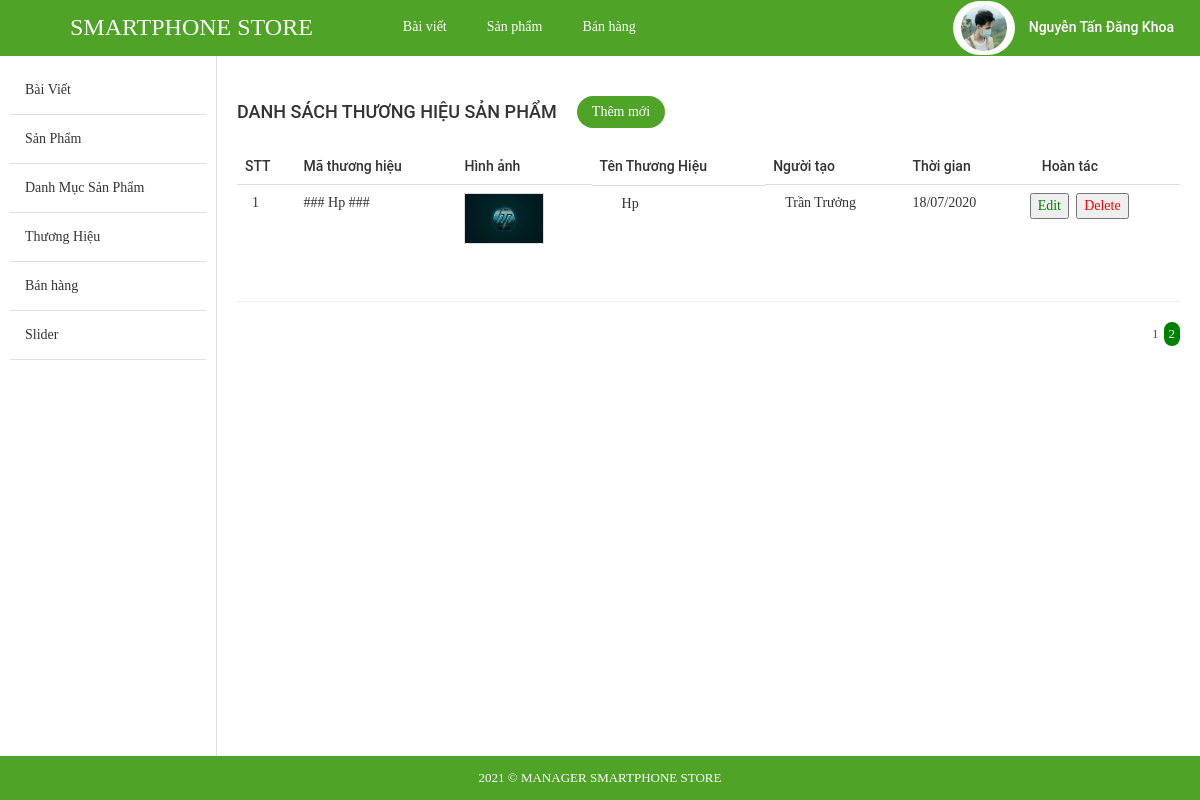
The app's page /store/admin/index.php?modules=brands&controllers=index&action=list&page=2 (signed in) with its own data.
### tables this page shows
CREATE TABLE `tbl_brand` (
  `id` int(11) NOT NULL,
  `name` varchar(255) NOT NULL,
  `code` varchar(255) NOT NULL,
  `image` varchar(255) NOT NULL,
  `description` text NOT NULL,
  `create_date` varchar(255) NOT NULL,
  `user` varchar(255) NOT NULL
);

### store/admin/libraries/database.php (called while the page is built, shortened)
<?php
function db_query($query_string) {
    global $conn;
    $result = mysqli_query($conn, $query_string);
    return $result;
}
function db_fetch_array($query_string) {
    $result = array();
    $mysqli_result = db_query($query_string);
    while ($row = mysqli_fetch_assoc($mysqli_result)) {
        $result[] = $row;
    }
    return $result;
}

### store/admin/modules/brands/models/indexModel.php (called while the page is built, shortened)
<?php
function getAll() {
	return db_fetch_array("SELECT * FROM `tbl_brand`");
}

### store/admin/modules/brands/controllers/indexController.php (called while the page is built, shortened)
<?php
function listAction() {
	$data_tmp = getAll();
	if(!empty($_GET['page'])){
		$page = $_GET['page'];
	}else{
		$page =1;
	}
	$numProduct = count($data_tmp);
	$productOnPage = 5;
	$num = ceil($numProduct/$productOnPage);
	$start = ($page - 1) * $productOnPage;
	$res =[];
	for ($i=$start; $i < $start+$productOnPage; $i++) {
		if(isset($data_tmp[$i]))
        $res[] = $data_tmp[$i];
	};
	$data = [$res, $num, $page];
	load_view('list',$data);
}

### store/admin/core/router.php (called while the page is built, shortened)
<?php
$action_name = get_action().'Action';
call_function(array('construct', $action_name));

### store/admin/core/appload.php (called while the page is built, shortened)
<?php
require CONFIGPATH . DIRECTORY_SEPARATOR . 'database.php';
require LIBPATH . DIRECTORY_SEPARATOR . 'database.php';
require COREPATH . DIRECTORY_SEPARATOR . 'base.php';
require COREPATH . DIRECTORY_SEPARATOR . 'router.php';

### store/admin/index.php (called while the page is built, shortened)
<?php
require COREPATH.DIRECTORY_SEPARATOR.'appload.php';

### store/admin/modules/brands/views/listView.php (the view, shortened to what this page needs)
<div id="main-content-wp" class="list-product-page">
    <div class="wrap clearfix">
        <div id="content" class="fl-right">
            <div class="section" id="title-page">
                <div class="clearfix">
                    <h3 id="index" class="fl-left">Danh Sách Thương Hiệu Sản Phẩm</h3>
                    <a href="?modules=brands&controllers=index&action=add" title="" id="add-new" class="fl-left">Thêm mới</a>
                </div>
            </div>
            <div class="section" id="detail-page">
                <div class="section-detail">
                    <div class="table-responsive">
                        <table class="table list-table-wp">
                            <thead>
                                <tr>
                                    <td><span class="thead-text">STT</span></td>
                                    <td><span class="thead-text">Mã thương hiệu</span></td>
                                    <td><span class="thead-text">Hình ảnh</span></td>
                                    <td><span class="thead-text">Tên Thương Hiệu</span></td>
                                    <td><span class="thead-text">Người tạo</span></td>
                                    <td><span class="thead-text">Thời gian</span></td>
                                    <td style="padding-left: 25px"><span class="thead-text">Hoàn tác</span></td>
                                </tr>
                            </thead>
                            <tbody>
                                <?php $i=0; if(!empty($data['0'])) foreach ($data['0'] as $key => $value) { $i++;?>
                                <tr>
                                    <td style="padding-left: 15px"><span class="tbody-text"><?php echo $i; ?></h3></span>
                                    <td><span class="tbody-text"><?php echo $value['code']; ?></h3></span>
                                    <td>
                                        <div class="tbody-thumb">
                                            <img src="<?php echo $value['image']; ?>" alt="">
                                        </div>
                                    </td>
                                    <td class="clearfix" style="padding-left:30px">
                                        <div class="tb-title fl-left">
                                            <h3><?php echo $value['name']; ?></h3>
                                        </div>
                                    </td>
                                    <td style="padding-left: 20px"><span class="tbody-text"><?php echo $value['user']; ?></span></td>
                                    <td><span class="tbody-text"><?php echo $value['create_date']; ?></span></td>
                                    <td  style="text-align: center;">
                                        <ul class="list-operation" style="clear: both; width:100px">
                                            <li style="float: left; width: 10px;">
                                                <a href="?modules=brands&controllers=index&action=edit&id=<?php echo $value['id']; ?>" title="Sửa" class="edit">
                                                <button style="color:green; margin-bottom:2px">Edit</button>
                                            </a></li>
                                            <li style="float: right; width: 1px;">
                                                <a href="?modules=brands&controllers=index&action=delete&id=<?php echo $value['id']; ?>" title="Xóa" class="delete">
                                                <button style="color:red; float:right">Delete</button>
                                            </a></li>
                                        </ul>
                                    </td>
                                </tr>
                                <?php }; ?>
                            </tbody>
                        </table>
                        <hr>
                    </div>
                </div>
            </div>
            <div class="section" id="paging-wp">
                <div class="section-detail clearfix">
                    <ul id="list-paging" class="fl-right">
                        <?php for ($i=1; $i <= $data['1'] ; $i++) { ?>
                        <li>
                            <a <?php if($i == $data['2']) echo 'style="background-color: green;color:white; border-radius:300px;"';  ?>  href="?modules=brands&controllers=index&action=list&page=<?php echo $i; ?>" title=""><?php echo $i; ?></a>
                        </li>
                        <?php }; ?>
                    </ul>
                </div>
            </div>
        </div>
    </div>
</div>

### store/admin/core/base.php (shortened to what this page needs)
<?php
function get_module() {
    global $config;
    $module = isset($_GET['modules']) ? $_GET['modules'] : $config['default_module'];
    return $module;
}
function call_function($list_function = array()) {
    if (is_array($list_function)) {
        foreach ($list_function as $f) {
            if (function_exists($f())) {
                $f();
            }
        }
    }
}
function load_view($name, $data_send = array()) {
    $data = $data_send;
    $path = MODULESPATH . DIRECTORY_SEPARATOR . get_module() . DIRECTORY_SEPARATOR . 'views' . DIRECTORY_SEPARATOR . $name . 'View.php';
    if (file_exists($path)) {
        require $path;
    } else {
        echo "Không tìm thấy {$path}";
    }
}
function get_header($name = '') {
    global $data;
    if (empty($name)) {
        $name = 'header';
    } else {
        $name = "header-{$name}";
    }
    $path = LAYOUTPATH . DIRECTORY_SEPARATOR . $name . '.php';
    if (file_exists($path)) {
        if (is_array($data)) {
            foreach ($data as $key => $a) {
                $$key = $a;
            }
        }
        require $path;
    } else {
        echo "Không tìm thấy {$path}";
    }
}
function get_footer($name = '') {
    global $data;
    if (empty($name)) {
        $name = 'footer';
    } else {
        $name = "footer-{$name}";
    }
    $path = LAYOUTPATH . DIRECTORY_SEPARATOR . $name . '.php';
    if (file_exists($path)) {
        if (is_array($data)) {
            foreach ($data as $key => $a) {
                $$key = $a;
            }
        }
        require $path;
    } else {
        echo "Không tìm thấy {$path}";
    }
}
function get_sidebar($name = '') {
    global $data;
    if (empty($name)) {
        $name = 'sidebar';
    } else {
        $name = "sidebar-{$name}";
    }
    $path = LAYOUTPATH . DIRECTORY_SEPARATOR . $name . '.php';
    if (file_exists($path)) {
        if (is_array($data)) {
            foreach ($data as $key => $a) {
                $$key = $a;
            }
        }
        require $path;
    } else {
        echo "Không tìm thấy {$path}";
    }
}
?>

### store/admin/public/css/import/global.css (style rules this page uses)
body { font-family: "Roboto Regular"; font-size: 14px; line-height: 24px; color: #333; }
.fl-left { float: left; }
.fl-right { float: right; }
img { max-width: 100%; height: auto; display: block; }
ul li { list-style: none!important; }
a { text-decoration: none!important; }

### store/admin/public/css/import/list_post.css (style rules this page uses)
#content { width: 82%; border-left: 1px solid #ddd; padding: 20px; }
#add-new { display: inline-block; color: #fff; background: #4fa327; padding: 4px 15px; margin: 20px; border-radius: 20px; }
#index { font-family: 'Roboto Medium'; font-weight: normal; text-transform: uppercase; font-size: 18px; padding: 24px 0px; }
.list-table-wp thead tr td { font-family: 'Roboto Medium'; font-weight: normal; }
.list-operation li { float: left; }
.list-operation li a { display: block; padding: 0px 5px; color: #ddd; }
.tb-title { width: 75%; display: -webkit-box; -webkit-line-clamp: 1; -moz-line-clamp: 1; -o-line-clamp: 1; -webkit-box-orient: vertical; -moz-box-orient: vertical; -o-box-orient: vertical; max-height: 100%; overflow: hidden; }
.list-operation { width: 25%; }
#list-paging li { float: left; }
#list-paging li a { display: inline-block; color: #555; font-size: 13px; padding: 0px 5px; }

### store/admin/public/css/import/list_product.css (style rules this page uses)
.tbody-thumb { width: 80px; height: 80px; overflow: hidden; }
.tbody-thumb img { border: 1px solid #ddd; }

### store/admin/public/css/import/detail_order.css (style rules this page uses)
.table { margin-bottom: 0!important; }

### records on screen
tbl_brand: code "### Hp ###", image (picture), name "Hp", user "Trần Trưởng", create_date "18/07/2020"
